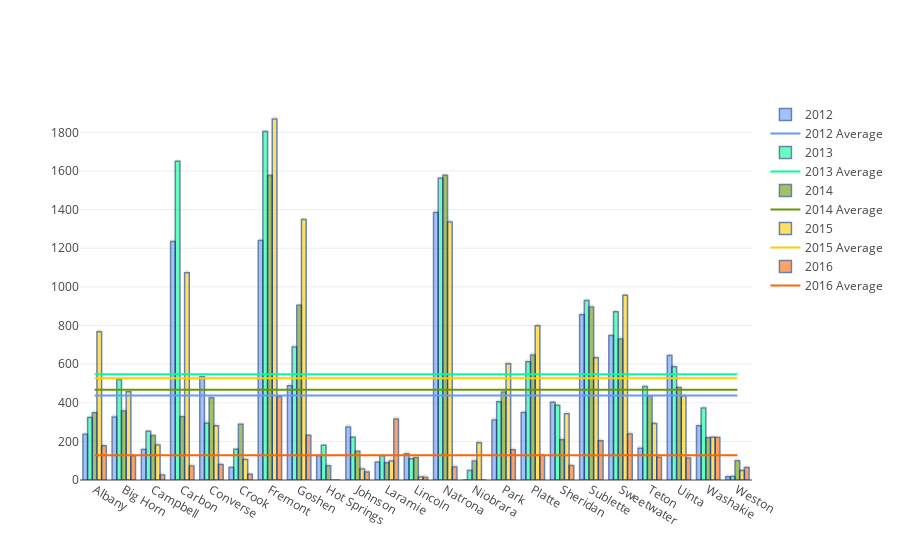

Notebook code for this chart:
### Code cell
#gather years
years = [x for x in range(int(BEGIN_YEAR),int(END_YEAR))]

#gather sums arrays for each year
sum_total = []
for year in years:
    sum_total.append(school_county_rates[['Rate']].loc[idx[:,year:year], :].values.flatten())
#print(sum_total)
#gather counties array
counties = school_county_rates.loc[idx[:,year:year], :].index.values.tolist()
counties = [x[0] for x in counties]
#print(counties)

#create bars for each year
data = []
marker_colors = ['#6699ff','#00ff99','#669900','#ffcc00','#ff6600','#ff6600']
cntr = 0
for year in years:
    year_avg = np.mean(sum_total[cntr])
    data.append(go.Bar(
        x = counties,
        y = sum_total[cntr],
        text=str(year),
        textposition = 'auto',
        name=year,
        marker=dict(
            color=marker_colors[cntr],
            line=dict(
                color='rgb(8,48,107)',
                width=1.5),
        ),
        opacity=0.6
        )
    )
    data.append(go.Scatter(
            x = counties,
            y = [year_avg for x in range(len(counties))],
            name='{} Average'.format(year),
            marker=dict(
            color=marker_colors[cntr],
            line=dict(
                color='rgb(8,48,107)',
                width=1.5),
        )
        )
    )
    
    cntr+=1
    
    
    
#TODO: need to exclude in school suspensions
display(HTML('<h2>School Discipline Rates Across All Counties {}-{}</h2>'.format(BEGIN_YEAR,END_YEAR)))
display(HTML("""
<p>
The graph below shows the number of educational discipline events(excluding in-school suspension) for each county
for the time period between {}-{}. Each county is represented along the x-axis, with 5 vertical bars for each 
county representing the educational discipline rate of that county for a particular year(vertical bars are 
color coded in the legen on the right). This discipline rate is calculated as the number of incidents 
per 10,000 residents.The horizontal lines across the graph represent the average discipline rate for the
entire state for a particular year(also color coded to correspond with year).
</p>
""".format(BEGIN_YEAR,END_YEAR)))
pl.offline.iplot(data, filename='county school rates over 5 years')

### Figure 1 — Plotly figure (JSON) as saved in the notebook; plotly's stock layout.template omitted (floating-point values rounded to 4 significant figures)
{"data": [{"marker": {"color": "#6699ff", "line": {"color": "rgb(8,48,107)", "width": 1.5}}, "name": "2012", "opacity": 0.6, "text": "2012", "textposition": "auto", "type": "bar", "uid": "fc50b058-b4ec-11e8-a9ec-e82aea1df894", "x": ["Albany", "Big Horn", "Campbell", "Carbon", "Converse", "Crook", "Fremont", "Goshen", "Hot Springs", "Johnson", "Laramie", "Lincoln", "Natrona", "Niobrara", "Park", "Platte", "Sheridan", "Sublette", "Sweetwater", "Teton", "Uinta", "Washakie", "Weston"], "y": [236.6, 325.9, 158.2, 1235.0, 534.8, 64.31, 1240.0, 487.8, 125.6, 274.2, 91.54, 136.1, 1385.0, 0, 310.2, 349.2, 402.4, 855.6, 747.8, 164.8, 644.5, 281.4, 16.92]}, {"marker": {"color": "#6699ff", "line": {"color": "rgb(8,48,107)", "width": 1.5}}, "name": "2012 Average", "type": "scatter", "uid": "fc50b059-b4ec-11e8-a9ec-e82aea1df894", "x": ["Albany", "Big Horn", "Campbell", "Carbon", "Converse", "Crook", "Fremont", "Goshen", "Hot Springs", "Johnson", "Laramie", "Lincoln", "Natrona", "Niobrara", "Park", "Platte", "Sheridan", "Sublette", "Sweetwater", "Teton", "Uinta", "Washakie", "Weston"], "y": [437.7, 437.7, 437.7, 437.7, 437.7, 437.7, 437.7, 437.7, 437.7, 437.7, 437.7, 437.7, 437.7, 437.7, 437.7, 437.7, 437.7, 437.7, 437.7, 437.7, 437.7, 437.7, 437.7]}, {"marker": {"color": "#00ff99", "line": {"color": "rgb(8,48,107)", "width": 1.5}}, "name": "2013", "opacity": 0.6, "text": "2013", "textposition": "auto", "type": "bar", "uid": "fc50b05a-b4ec-11e8-a9ec-e82aea1df894", "x": ["Albany", "Big Horn", "Campbell", "Carbon", "Converse", "Crook", "Fremont", "Goshen", "Hot Springs", "Johnson", "Laramie", "Lincoln", "Natrona", "Niobrara", "Park", "Platte", "Sheridan", "Sublette", "Sweetwater", "Teton", "Uinta", "Washakie", "Weston"], "y": [323.7, 519.9, 252.6, 1650.0, 294.3, 159.0, 1804.0, 688.4, 179.5, 221.2, 126.2, 109.7, 1562.0, 49.02, 404.6, 612.0, 386.5, 929.2, 871.7, 483.8, 586.8, 373.0, 17.61]}, {"marker": {"color": "#00ff99", "line": {"color": "rgb(8,48,107)", "width": 1.5}}, "name": "2013 Average", "type": "scatter", "uid": "fc50b05b-b4ec-11e8-a9ec-e82aea1df894", "x": ["Albany", "Big Horn", "Campbell", "Carbon", "Converse", "Crook", "Fremont", "Goshen", "Hot Springs", "Johnson", "Laramie", "Lincoln", "Natrona", "Niobrara", "Park", "Platte", "Sheridan", "Sublette", "Sweetwater", "Teton", "Uinta", "Washakie", "Weston"], "y": [548.0, 548.0, 548.0, 548.0, 548.0, 548.0, 548.0, 548.0, 548.0, 548.0, 548.0, 548.0, 548.0, 548.0, 548.0, 548.0, 548.0, 548.0, 548.0, 548.0, 548.0, 548.0, 548.0]}, {"marker": {"color": "#669900", "line": {"color": "rgb(8,48,107)", "width": 1.5}}, "name": "2014", "opacity": 0.6, "text": "2014", "textposition": "auto", "type": "bar", "uid": "fc50b05c-b4ec-11e8-a9ec-e82aea1df894", "x": ["Albany", "Big Horn", "Campbell", "Carbon", "Converse", "Crook", "Fremont", "Goshen", "Hot Springs", "Johnson", "Laramie", "Lincoln", "Natrona", "Niobrara", "Park", "Platte", "Sheridan", "Sublette", "Sweetwater", "Teton", "Uinta", "Washakie", "Weston"], "y": [347.8, 357.7, 230.9, 328.1, 426.3, 288.5, 1577.0, 905.1, 73.35, 148.6, 89.56, 116.6, 1577.0, 98.04, 455.1, 647.3, 208.9, 895.2, 730.5, 433.9, 479.2, 219.4, 99.17]}, {"marker": {"color": "#669900", "line": {"color": "rgb(8,48,107)", "width": 1.5}}, "name": "2014 Average", "type": "scatter", "uid": "fc50b05d-b4ec-11e8-a9ec-e82aea1df894", "x": ["Albany", "Big Horn", "Campbell", "Carbon", "Converse", "Crook", "Fremont", "Goshen", "Hot Springs", "Johnson", "Laramie", "Lincoln", "Natrona", "Niobrara", "Park", "Platte", "Sheridan", "Sublette", "Sweetwater", "Teton", "Uinta", "Washakie", "Weston"], "y": [466.7, 466.7, 466.7, 466.7, 466.7, 466.7, 466.7, 466.7, 466.7, 466.7, 466.7, 466.7, 466.7, 466.7, 466.7, 466.7, 466.7, 466.7, 466.7, 466.7, 466.7, 466.7, 466.7]}, {"marker": {"color": "#ffcc00", "line": {"color": "rgb(8,48,107)", "width": 1.5}}, "name": "2015", "opacity": 0.6, "text": "2015", "textposition": "auto", "type": "bar", "uid": "fc50b05e-b4ec-11e8-a9ec-e82aea1df894", "x": ["Albany", "Big Horn", "Campbell", "Carbon", "Converse", "Crook", "Fremont", "Goshen", "Hot Springs", "Johnson", "Laramie", "Lincoln", "Natrona", "Niobrara", "Park", "Platte", "Sheridan", "Sublette", "Sweetwater", "Teton", "Uinta", "Washakie", "Weston"], "y": [768.1, 457.1, 181.8, 1073.0, 280.8, 106.5, 1869.0, 1348.0, 0, 57.55, 98.86, 15.23, 1336.0, 192.3, 601.4, 798.9, 342.8, 632.8, 957.0, 292.4, 436.6, 220.9, 49.5]}, {"marker": {"color": "#ffcc00", "line": {"color": "rgb(8,48,107)", "width": 1.5}}, "name": "2015 Average", "type": "scatter", "uid": "fc50b05f-b4ec-11e8-a9ec-e82aea1df894", "x": ["Albany", "Big Horn", "Campbell", "Carbon", "Converse", "Crook", "Fremont", "Goshen", "Hot Springs", "Johnson", "Laramie", "Lincoln", "Natrona", "Niobrara", "Park", "Platte", "Sheridan", "Sublette", "Sweetwater", "Teton", "Uinta", "Washakie", "Weston"], "y": [526.8, 526.8, 526.8, 526.8, 526.8, 526.8, 526.8, 526.8, 526.8, 526.8, 526.8, 526.8, 526.8, 526.8, 526.8, 526.8, 526.8, 526.8, 526.8, 526.8, 526.8, 526.8, 526.8]}, {"marker": {"color": "#ff6600", "line": {"color": "rgb(8,48,107)", "width": 1.5}}, "name": "2016", "opacity": 0.6, "text": "2016", "textposition": "auto", "type": "bar", "uid": "fc50b060-b4ec-11e8-a9ec-e82aea1df894", "x": ["Albany", "Big Horn", "Campbell", "Carbon", "Converse", "Crook", "Fremont", "Goshen", "Hot Springs", "Johnson", "Laramie", "Lincoln", "Natrona", "Niobrara", "Park", "Platte", "Sheridan", "Sublette", "Sweetwater", "Teton", "Uinta", "Washakie", "Weston"], "y": [177.9, 125.4, 25.89, 72.36, 80.59, 29.2, 431.7, 231.5, 0, 41.61, 315.9, 14.78, 67.71, 0, 157.1, 127.8, 74.57, 203.4, 238.6, 118.0, 113.8, 220.7, 65.15]}, {"marker": {"color": "#ff6600", "line": {"color": "rgb(8,48,107)", "width": 1.5}}, "name": "2016 Average", "type": "scatter", "uid": "fc50b061-b4ec-11e8-a9ec-e82aea1df894", "x": ["Albany", "Big Horn", "Campbell", "Carbon", "Converse", "Crook", "Fremont", "Goshen", "Hot Springs", "Johnson", "Laramie", "Lincoln", "Natrona", "Niobrara", "Park", "Platte", "Sheridan", "Sublette", "Sweetwater", "Teton", "Uinta", "Washakie", "Weston"], "y": [127.5, 127.5, 127.5, 127.5, 127.5, 127.5, 127.5, 127.5, 127.5, 127.5, 127.5, 127.5, 127.5, 127.5, 127.5, 127.5, 127.5, 127.5, 127.5, 127.5, 127.5, 127.5, 127.5]}], "layout": {}}
